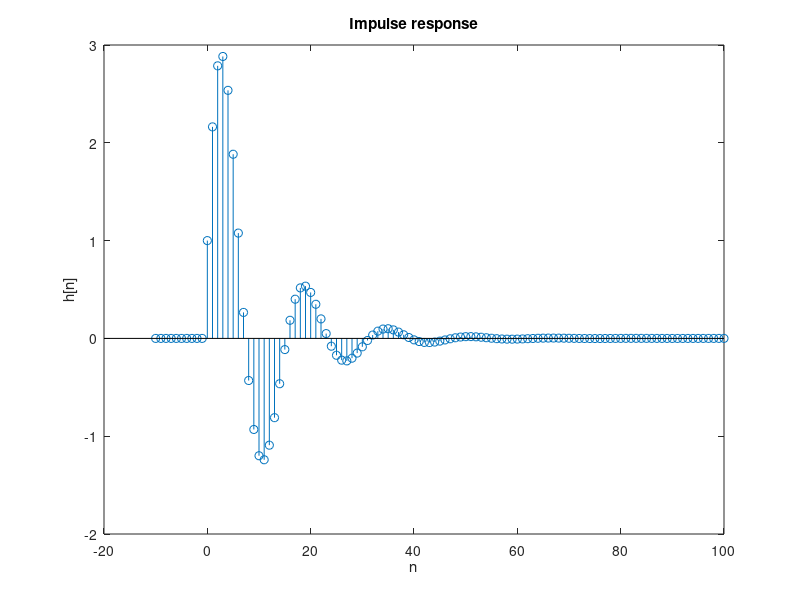

Here is the MATLAB script that generated this plot: (Note: this script raises an error after producing the figure.)
%%
% 1.2.1
n = -10:100;
Coefficent_Of_Input = [1 0.5];
Coefficent_Of_Output = [1 -1.8*cos(pi/8) 0.81];
Input = zeros(1,111);
Input(11) = 1;
h = filter(Coefficent_Of_Input,Coefficent_Of_Output,Input);
stem(n,h)
xlabel('n');
ylabel('h[n]');
title('Impulse response');
%%
% 1.2.2
n = -10:100;
h = ((0.5 - 1.933i)*(0.8315 + 0.3444i) .^ n + (0.5 + 1.933i)*(0.8315 - 0.3444i) .^ n) .* heaviside(n);
h(11) = h(11) + 1/2;
stem(n,h)
xlabel('n');
ylabel('h[n]');
title('Impulse response');
%%
% 1.3 1)
Phase_Of_R = roots([1 0 0.9]);
P1 = Phase_Of_R(1);
P2 = Phase_Of_R(2);
h0 = -0.033;
h1 = 0.6;
A = [1 1;P1 P2];
B = [h0 h1];
Coefficent = A\B';
Alpha = Coefficent(1);
Beta = Coefficent(2);
n = -10:100;
h = (Alpha * P1.^n + Beta * P2.^n) .* heaviside(n);
h(11) = h(11) + 1/3 + 1/2 * -0.033;
stem(n,h)
xlabel('n');
ylabel('h[n]');
title('Impulse response');
%%
% 1.3 2)
Phase_Of_R = roots([1 -1.8*cos(pi/8) 0.81]);
P1 = Phase_Of_R(1);
P2 = Phase_Of_R(2);
h0 = 1;
h1 = 0.5 + 1.8*cos(pi/8);
A = [1 1;P1 P2];
B = [h0 h1];
Coefficent = A\B';
Alpha = Coefficent(1);
Beta = Coefficent(2);
n = -10:100;
h = (Alpha * P1.^n + Beta * P2.^n) .* heaviside(n);
h(11) = h(11) + 1/2;
stem(n,h)
xlabel('n');
ylabel('h[n]');
title('Impulse response');
%%
% 2.1
%%
% 2.2.1 1)
L = 12;
n = 1:10*L;
r = ones(1,L);
R = DTFT(r,10*L);
Real_Part_Of_R = real(R);
Imaginary_Part_Of_R = imag(R);
Magnitude_Of_R = abs(R);
Omega = n*(2*pi/length(n)) - pi;
subplot(3,1,1)
plot(Omega,Real_Part_Of_R);
xlabel('Frequency');
ylabel('Real Part Of R');
title('Real part of fourier transform of r[n] with L = 12');
subplot(3,1,2)
plot(Omega,Imaginary_Part_Of_R);
xlabel('Frequency');
ylabel('Imaginary Part Of R');
title('Imaginary part of fourier transform of r[n] with L = 12');
subplot(3,1,3)
plot(Omega,Magnitude_Of_R);      
xlabel('Frequency');
ylabel('Magnitude Of R');
title('Magnitude of fourier transform of r[n] with L = 12');
%%
% 2.2.1 2)
L = 15;
n = 1:10*L;
r = ones(1,L);
R = DTFT(r,10*L);
Real_Part_Of_R = real(R);
Imaginary_Part_Of_R = imag(R);
Magnitude_Of_R = abs(R);
Omega = n*(2*pi/length(n)) - pi;
subplot(3,1,1)
plot(Omega,Real_Part_Of_R);
xlabel('Frequency');
ylabel('Real Part Of R');
title('Real part of fourier transform of r[n] with L = 15');
subplot(3,1,2)
plot(Omega,Imaginary_Part_Of_R);
xlabel('Frequency');
ylabel('Imaginary Part Of R');
title('Imaginary part of fourier transform of r[n] with L = 15');
subplot(3,1,3)
plot(Omega,Magnitude_Of_R);      
xlabel('Frequency');
ylabel('Magnitude Of R');
title('Magnitude of fourier transform of r[n] with L = 15');
%%
% 2.2 1)
L = 12;
n = 1:10*L;
r = ones(1,L);
R = DTFT(r,10*L);
Phase_Of_R = angle(R);
Unwrap_Phase_Of_R = unwrap(Phase_Of_R);
Omega = n*(2*pi/length(n)) - pi;
subplot(2,1,1)
plot(Omega,Phase_Of_R)
xlabel('Frequency');
ylabel('Phase Of R');
title('Phase of the fourier transform of r[n] with L = 12');
subplot(2,1,2)
plot(Omega,Unwrap_Phase_Of_R)
xlabel('Frequency');
ylabel('Unwrap Phase Of R');
title('Phase of the fourier transform of r[n] with L = 12');
%%
% 2.2 2)
L = 15;
n = 1:10*L;
r = ones(1,L);
R = DTFT(r,10*L);
Phase_Of_R = angle(R);
Unwrap_Phase_Of_R = unwrap(Phase_Of_R);
Omega = n*(2*pi/length(n)) - pi;
subplot(2,1,1)
plot(Omega,Phase_Of_R)
xlabel('Frequency');
ylabel('Phase Of R');
title('Phase of the fourier transform of r[n] with L = 15');
subplot(2,1,2)
plot(Omega,Unwrap_Phase_Of_R)
xlabel('Frequency');
ylabel('Unwrap Phase Of R');
title('Phase of the fourier transform of r[n] with L = 15');
%%
% 2.3
n = -499:500;
x1 = (sin(pi*n/10).^2)./((pi*n/10).^2);
x1(500) = 1;
x2 = (sin(pi*n/10))./((pi*n/10));
x2(500) = 1;
y1 = (sin(pi*n/5))./((pi*n/5));
y1(500) = 1;
y2 = zeros(1,1000);
y2(2:2:1000) = x2(251:1:750);
y3 = x2 .* sin(2*pi*0.3*n);
X1 = DTFT(x1,length(x1));
X2 = DTFT(x2,length(x2));
Y1 = DTFT(y1,length(y1));
Y2 = DTFT(y2,length(y2));
Y3 = DTFT(y3,length(y3));
Magnitude_Of_X1 = abs(X1);
Magnitude_Of_X2 = abs(X2);
Magnitude_Of_Y1 = abs(Y1);
Magnitude_Of_Y2 = abs(Y2);
Magnitude_Of_Y3 = abs(Y3);
Omega = n*(pi/500);
figure();
plot(Omega,Magnitude_Of_X1)
xlabel('Frequency');
ylabel('Magnitude Of X1');
title('Magnitude of fourier transform of x1[n]');
figure();
plot(Omega,Magnitude_Of_X2)
xlabel('Frequency');
ylabel('Magnitude Of X2');
title('Magnitude of fourier transform of x2[n]');
figure();
plot(Omega,Magnitude_Of_Y1)
xlabel('Frequency');
ylabel('Magnitude Of Y1');
title('Magnitude of fourier transform of y1[n]');
figure();
plot(Omega,Magnitude_Of_Y2)
xlabel('Frequency');
ylabel('Magnitude Of Y2');
title('Magnitude of fourier transform of y2[n]');
figure();
plot(Omega,Magnitude_Of_Y3)
xlabel('Frequency');
ylabel('Magnitude Of Y3');
title('Magnitude of fourier transform of y3[n]');
%%
function Output = DTFT(Input,n)
Output = fft(Input,n);
Output = fftshift(Output);
end
